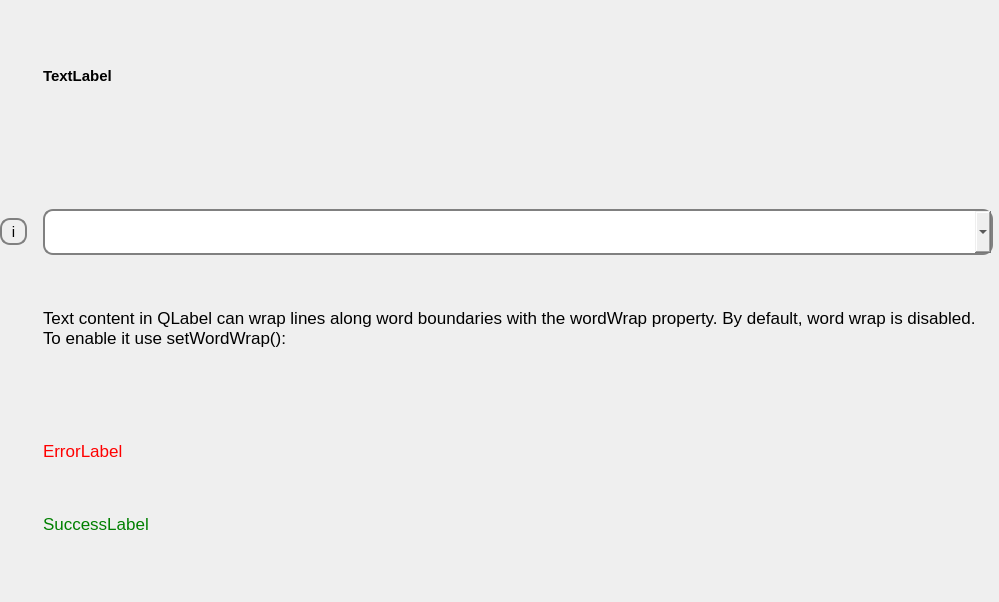
<?xml version="1.0" encoding="UTF-8"?>
<ui version="4.0">
 <class>Form</class>
 <widget class="QWidget" name="Form">
  <property name="geometry">
   <rect>
    <x>0</x>
    <y>0</y>
    <width>999</width>
    <height>602</height>
   </rect>
  </property>
  <property name="sizePolicy">
   <sizepolicy hsizetype="Preferred" vsizetype="Fixed">
    <horstretch>0</horstretch>
    <verstretch>0</verstretch>
   </sizepolicy>
  </property>
  <property name="windowTitle">
   <string>Form</string>
  </property>
  <layout class="QGridLayout" name="gridLayout">
   <property name="leftMargin">
    <number>0</number>
   </property>
   <property name="topMargin">
    <number>20</number>
   </property>
   <property name="rightMargin">
    <number>0</number>
   </property>
   <property name="bottomMargin">
    <number>20</number>
   </property>
   <item row="2" column="1">
    <widget class="QWidget" name="horizontalWidget" native="true">
     <property name="sizePolicy">
      <sizepolicy hsizetype="Preferred" vsizetype="Fixed">
       <horstretch>0</horstretch>
       <verstretch>0</verstretch>
      </sizepolicy>
     </property>
     <layout class="QHBoxLayout" name="lfbChipsLayout"/>
    </widget>
   </item>
   <item row="4" column="1" colspan="2">
    <layout class="QGridLayout" name="lfbReplaceWidget">
     <property name="spacing">
      <number>0</number>
     </property>
    </layout>
   </item>
   <item row="7" column="1">
    <widget class="QLabel" name="lfbTextFieldSuccess">
     <property name="sizePolicy">
      <sizepolicy hsizetype="Preferred" vsizetype="Fixed">
       <horstretch>0</horstretch>
       <verstretch>0</verstretch>
      </sizepolicy>
     </property>
     <property name="font">
      <font>
       <pointsize>13</pointsize>
      </font>
     </property>
     <property name="styleSheet">
      <string notr="true">color: green;</string>
     </property>
     <property name="text">
      <string>SuccessLabel</string>
     </property>
     <property name="alignment">
      <set>Qt::AlignLeading|Qt::AlignLeft|Qt::AlignTop</set>
     </property>
    </widget>
   </item>
   <item row="1" column="1">
    <widget class="QLabel" name="lfbTextFieldLabel">
     <property name="sizePolicy">
      <sizepolicy hsizetype="Preferred" vsizetype="Fixed">
       <horstretch>0</horstretch>
       <verstretch>0</verstretch>
      </sizepolicy>
     </property>
     <property name="font">
      <font>
       <pointsize>11</pointsize>
       <weight>75</weight>
       <bold>true</bold>
      </font>
     </property>
     <property name="text">
      <string>TextLabel</string>
     </property>
    </widget>
   </item>
   <item row="3" column="0">
    <widget class="QToolButton" name="lfbTextFieldDescriptionBtn">
     <property name="font">
      <font>
       <pointsize>11</pointsize>
      </font>
     </property>
     <property name="cursor">
      <cursorShape>PointingHandCursor</cursorShape>
     </property>
     <property name="styleSheet">
      <string notr="true">QToolButton{
	border: 2px solid gray;
	border-radius: 10px;
	width: 20px;
	height: 20px;
	margin-right: 10px;
}</string>
     </property>
     <property name="text">
      <string>i</string>
     </property>
    </widget>
   </item>
   <item row="3" column="1">
    <widget class="QComboBox" name="lfbComboBox">
     <property name="sizePolicy">
      <sizepolicy hsizetype="Expanding" vsizetype="Fixed">
       <horstretch>0</horstretch>
       <verstretch>0</verstretch>
      </sizepolicy>
     </property>
     <property name="font">
      <font>
       <pointsize>13</pointsize>
      </font>
     </property>
     <property name="styleSheet">
      <string notr="true">QComboBox {
	border: 2px solid gray;
	border-radius: 10px;
	padding: 10px;
}</string>
     </property>
     <property name="currentText">
      <string/>
     </property>
     <property name="sizeAdjustPolicy">
      <enum>QComboBox::AdjustToMinimumContentsLength</enum>
     </property>
    </widget>
   </item>
   <item row="5" column="1">
    <widget class="QLabel" name="lfbTextFieldHelp">
     <property name="sizePolicy">
      <sizepolicy hsizetype="Preferred" vsizetype="Fixed">
       <horstretch>0</horstretch>
       <verstretch>0</verstretch>
      </sizepolicy>
     </property>
     <property name="font">
      <font>
       <pointsize>13</pointsize>
      </font>
     </property>
     <property name="text">
      <string>Text content in QLabel can wrap lines along word boundaries with the wordWrap property. By default, word wrap is disabled. To enable it use setWordWrap():

</string>
     </property>
     <property name="alignment">
      <set>Qt::AlignLeading|Qt::AlignLeft|Qt::AlignTop</set>
     </property>
     <property name="wordWrap">
      <bool>true</bool>
     </property>
    </widget>
   </item>
   <item row="6" column="1">
    <widget class="QLabel" name="lfbTextFieldError">
     <property name="sizePolicy">
      <sizepolicy hsizetype="Preferred" vsizetype="Fixed">
       <horstretch>0</horstretch>
       <verstretch>0</verstretch>
      </sizepolicy>
     </property>
     <property name="font">
      <font>
       <pointsize>13</pointsize>
      </font>
     </property>
     <property name="styleSheet">
      <string notr="true">color: red;</string>
     </property>
     <property name="text">
      <string>ErrorLabel</string>
     </property>
     <property name="alignment">
      <set>Qt::AlignLeading|Qt::AlignLeft|Qt::AlignTop</set>
     </property>
    </widget>
   </item>
  </layout>
 </widget>
 <resources/>
 <connections/>
</ui>
